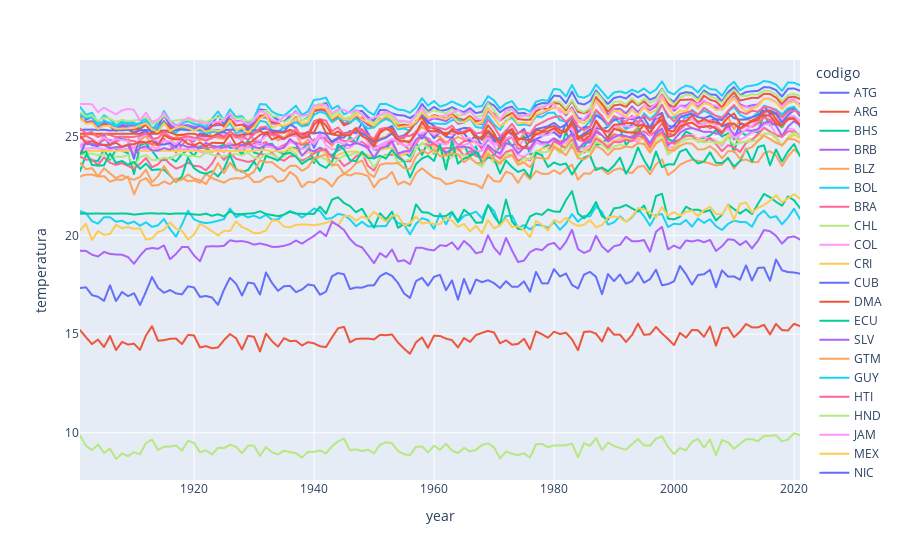

Notebook cell for this chart:
### Code cell
fig = px.line(table, 'year', 'temperatura', color= 'codigo')
fig.show()
